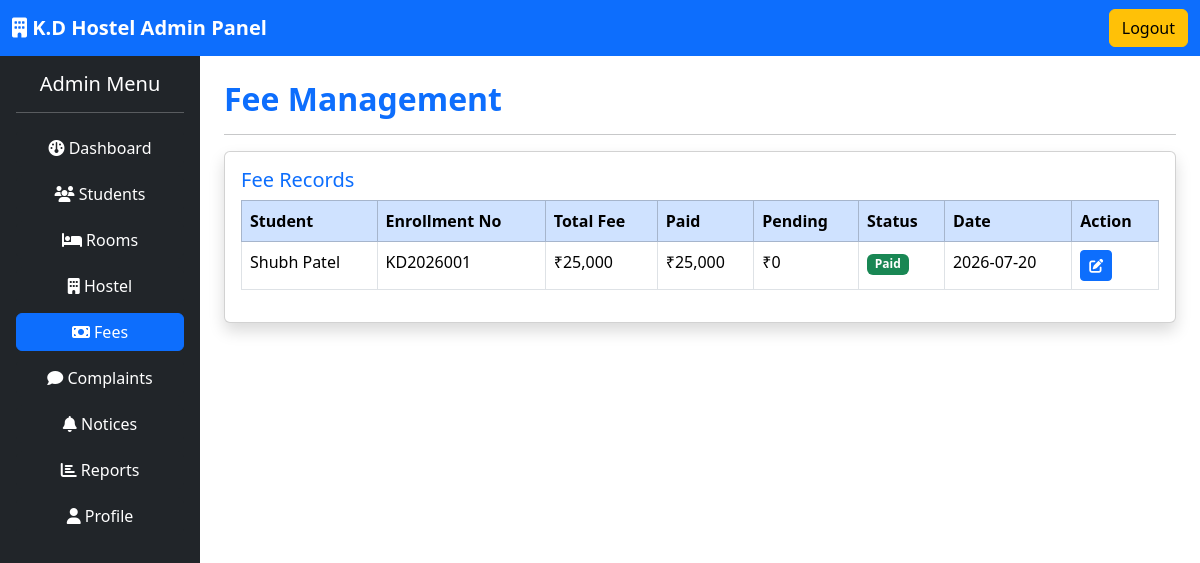
Screenshot of /admin/fees.php (signed in) with the database file from the repository.
### tables this page shows
CREATE TABLE fees (

    id INT AUTO_INCREMENT PRIMARY KEY,

    student_id INT,

    total_fee INT,

    paid_amount INT,

    pending_amount INT,

    payment_status VARCHAR(20),

    payment_date DATE

);

CREATE TABLE students (

    id INT AUTO_INCREMENT PRIMARY KEY,

    name VARCHAR(100),

    enrollment_no VARCHAR(50),

    course VARCHAR(100),

    semester VARCHAR(20),

    mobile VARCHAR(15),

    email VARCHAR(100),

    password VARCHAR(100),

    room_no VARCHAR(20)

);

### admin/fees.php (the view, shortened to what this page needs)
<?php
require_once '../config/database.php';
$result = mysqli_query($conn, "SELECT f.*, s.name as student_name, s.enrollment_no FROM fees f JOIN students s ON f.student_id = s.id");
?>
<!DOCTYPE html>
<html lang="en">
<head>
<link href="https://cdn.jsdelivr.net/npm/bootstrap@5.3.7/dist/css/bootstrap.min.css" rel="stylesheet">
<link rel="stylesheet"
href="https://cdnjs.cloudflare.com/ajax/libs/font-awesome/6.7.2/css/all.min.css">
</head>
<body>
<nav class="navbar navbar-dark bg-primary">
<div class="container-fluid">
<a class="navbar-brand fw-bold">
<i class="fa-solid fa-building"></i>
K.D Hostel Admin Panel
</a>
<a href="../logout.php" class="btn btn-warning">
Logout
</a>
</div>
</nav>
<div class="container-fluid">
<div class="row">
<div class="col-md-3 col-lg-2 bg-dark min-vh-100 p-3">
<h5 class="text-white text-center">
Admin Menu
</h5>
<hr class="text-white">
<a href="dashboard.php" class="btn btn-dark text-white w-100 mb-2">
<i class="fa fa-dashboard"></i>
Dashboard
</a>
<a href="students.php" class="btn btn-dark text-white w-100 mb-2">
<i class="fa fa-users"></i>
Students
</a>
<a href="rooms.php" class="btn btn-dark text-white w-100 mb-2">
<i class="fa fa-bed"></i>
Rooms
</a>
<a href="hostel.php" class="btn btn-dark text-white w-100 mb-2">
<i class="fa fa-building"></i>
Hostel
</a>
<a href="fees.php" class="btn btn-primary w-100 mb-2">
<i class="fa fa-money-bill"></i>
Fees
</a>
<a href="complaints.php" class="btn btn-dark text-white w-100 mb-2">
<i class="fa fa-comment"></i>
Complaints
</a>
<a href="notices.php" class="btn btn-dark text-white w-100 mb-2">
<i class="fa fa-bell"></i>
Notices
</a>
<a href="reports.php" class="btn btn-dark text-white w-100 mb-2">
<i class="fa fa-chart-bar"></i>
Reports
</a>
<a href="profile.php" class="btn btn-dark text-white w-100 mb-2">
<i class="fa fa-user"></i>
Profile
</a>
</div>
<div class="col-md-9 col-lg-10 p-4">
<h2 class="text-primary fw-bold">
Fee Management
</h2>
<hr>
<div class="card shadow">
<div class="card-body">
<h5 class="text-primary">
Fee Records
</h5>
<table class="table table-bordered table-hover">
<thead class="table-primary">
<tr>
<th>
Student
</th>
<th>
Enrollment No
</th>
<th>
Total Fee
</th>
<th>
Paid
</th>
<th>
Pending
</th>
<th>
Status
</th>
<th>
Date
</th>
<th>
Action
</th>
</tr>
</thead>
<tbody>
<?php while($row = mysqli_fetch_assoc($result)): ?>
<tr>
<td>
<?php echo $row['student_name']; ?>
</td>
<td>
<?php echo $row['enrollment_no']; ?>
</td>
<td>
₹<?php echo number_format($row['total_fee']); ?>
</td>
<td>
₹<?php echo number_format($row['paid_amount']); ?>
</td>
<td>
₹<?php echo number_format($row['pending_amount']); ?>
</td>
<td>
<?php if($row['payment_status'] == 'Paid'): ?>
<span class="badge bg-success">Paid</span>
<?php else: ?>
<span class="badge bg-warning">Pending</span>
<?php endif; ?>
</td>
<td>
<?php echo $row['payment_date']; ?>
</td>
<td>
<button class="btn btn-sm btn-primary">
<i class="fa fa-edit"></i>
</button>
</td>
</tr>
<?php endwhile; ?>
</tbody>
</table>
</div>
</div>
</div>
</div>
</div>
</body>
</html>

### rows the page displays
fees: student.name "Shubh Patel", student.enrollment_no "KD2026001", total_fee "25,000", paid_amount "25,000", pending_amount "0", payment_status "Paid", payment_date "2026-07-20"
